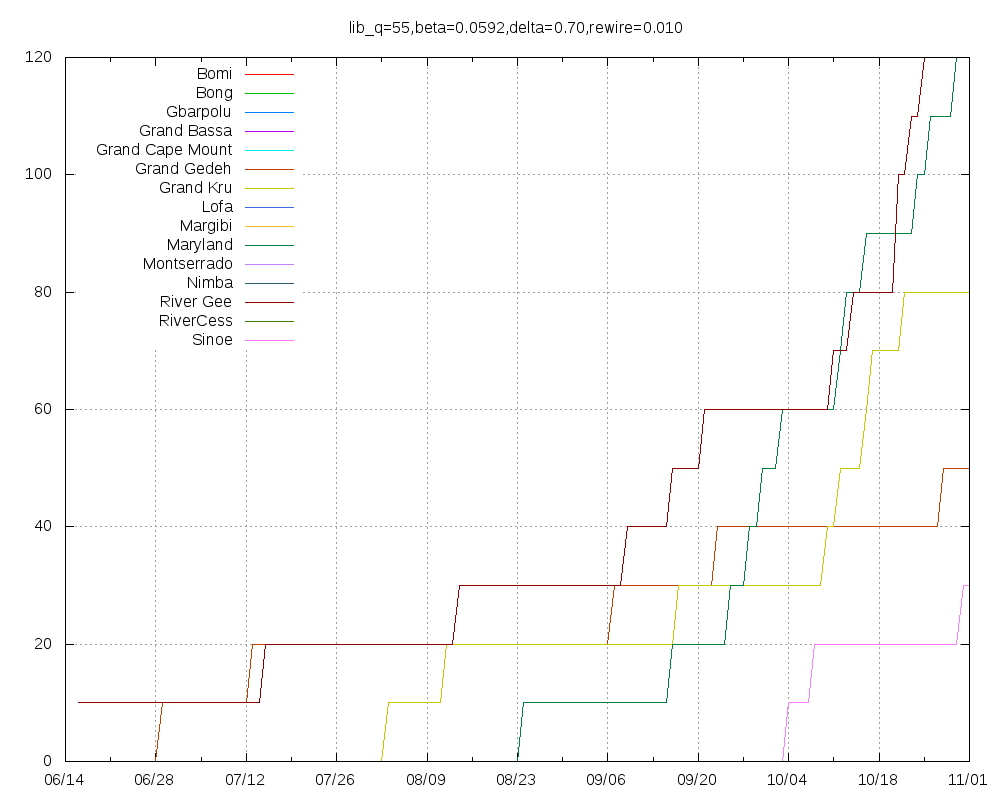

Write the gnuplot code that produced this figure.
set title "lib_q=55,beta=0.0592,delta=0.70,rewire=0.010"
set key top left
set grid
set xdata time
set timefmt "%Y-%m-%d"
set terminal png size 1000,800
set output "lib_q=55,beta=0.0592,delta=0.70,rewire=0.010.png"
plot "Bomi.tab" using 1:2 title "Bomi" with lines,"Bong.tab" using 1:2 title "Bong" with lines,"Gbarpolu.tab" using 1:2 title "Gbarpolu" with lines,"Grand_Bassa.tab" using 1:2 title "Grand Bassa" with lines,"Grand_Cape_Mount.tab" using 1:2 title "Grand Cape Mount" with lines,"Grand_Gedeh.tab" using 1:2 title "Grand Gedeh" with lines,"Grand_Kru.tab" using 1:2 title "Grand Kru" with lines,"Lofa.tab" using 1:2 title "Lofa" with lines,"Margibi.tab" using 1:2 title "Margibi" with lines,"Maryland.tab" using 1:2 title "Maryland" with lines,"Montserrado.tab" using 1:2 title "Montserrado" with lines,"Nimba.tab" using 1:2 title "Nimba" with lines,"River_Gee.tab" using 1:2 title "River Gee" with lines,"RiverCess.tab" using 1:2 title "RiverCess" with lines,"Sinoe.tab" using 1:2 title "Sinoe" with lines
